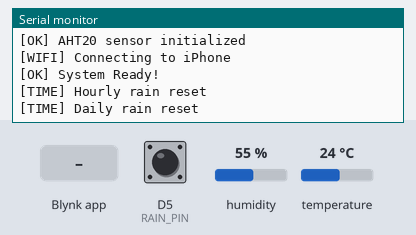
Bench run of a sketch on a simulated ESP8266 (NodeMCU). On the bench: the last lines printed to the serial monitor. The inputs (shaded band) are chosen by the test bench; at power-on: D5 (RAIN_PIN) HIGH, humidity 55 %, temperature 24 °C. WiFi joins after 1.5 s; servers stay silent unless stated; the local clock reads 2024-03-15 10:24:30 at power-on unless the sketch sets it.

Above: at 3.0 s.
3.1 s: D5 (RAIN_PIN) pulled LOW for 0.15 s
At 3.6 s:
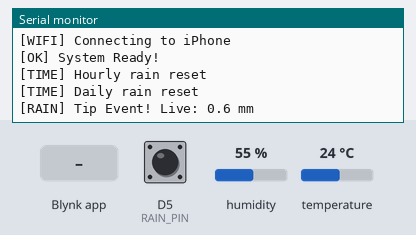
6.5 s: Blynk app writes 1 to V3
At 7.4 s:
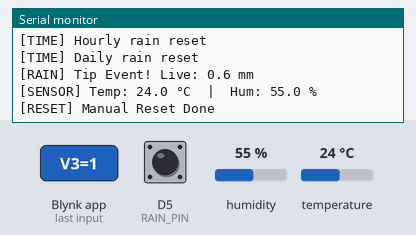
8.0 s: humidity set to 22 %
9.5 s: temperature set to 12 °C
At 10.4 s:
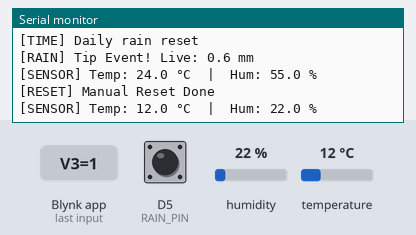

Measured:
- after the input at 3.1 s, the serial monitor: prints a new line at once (image 1)
- after the input at 6.5 s, the serial monitor: prints a new line at once (image 2)
- after the input at 9.5 s, the serial monitor: prints a new line after 0.54 s (image 3)

The sketch:

WeatherStation.ino
```cpp
#define BLYNK_PRINT Serial
#define BLYNK_TEMPLATE_ID   "TMPL6paj12lTU"
#define BLYNK_TEMPLATE_NAME "Weather Station"
#define BLYNK_AUTH_TOKEN    "MKAd4T9QpS-qEnwbeNpFNpJqwgrlXIhF"

#include <ESP8266WiFi.h>
#include <BlynkSimpleEsp8266.h>
#include <Wire.h>
#include <TimeLib.h>
#include <WidgetRTC.h>
#include <AHT20.h>

AHT20 aht20;

// ====== BLYNK & WIFI INFO ======
char auth[] = BLYNK_AUTH_TOKEN;
char ssid[] = "iPhone";       // <-- Fill your WiFi name here
char pass[] = "11111111";    // <-- Fill your WiFi password here

// ====== RTC ======
WidgetRTC rtc;

// ====== TIPPING BUCKET RAIN GAUGE ======
#define RAIN_PIN    D5
#define RAIN_PER_TIP 0.6  // mm per tip

unsigned long tipCount = 0;
unsigned long lastTipCount = 0;

float rainHour = 0;
float rainDay  = 0;
float rainRate = 0; // Live rain intensity (mm) - decays over time

int currentHour = -1;
int currentDay  = -1;

bool initSensor = true;
unsigned long lastTipTime = 0;
unsigned long lastDecayTime = 0;

// ====== VIRTUAL PINS MAP ======
// V0 - Temperature (°C)
// V1 - Humidity (%)
// V2 - Rain per Hour (mm)
// V3 - Manual Reset Button
// V4 - Rain per Day (mm)
// V5 - Live Decaying Rain (mm)

// ====== MANUAL RESET BUTTON (V3) ======
BLYNK_WRITE(V3) {
  if (param.asInt() == 1) {
    rainHour = 0;
    rainDay  = 0;
    tipCount = 0;
    lastTipCount = 0;
    rainRate = 0;
    Blynk.virtualWrite(V2, rainHour);
    Blynk.virtualWrite(V4, rainDay);
    Blynk.virtualWrite(V5, rainRate);
    Serial.println("[RESET] Manual Reset Done");
  }
}

// ====== SEND TEMPERATURE & HUMIDITY EVERY 5 SECONDS ======
unsigned long lastSendTemp = 0;

void sendTempHumidity() {
  if (millis() - lastSendTemp >= 5000) {
    lastSendTemp = millis();

    float temperature = aht20.getTemperature();
    float humidity    = aht20.getHumidity();

    if (!isnan(temperature) && !isnan(humidity)) {
      Blynk.virtualWrite(V0, temperature);
      Blynk.virtualWrite(V1, humidity);

      Serial.print("[SENSOR] Temp: ");
      Serial.print(temperature, 1);
      Serial.print(" °C  |  Hum: ");
      Serial.print(humidity, 1);
      Serial.println(" %");
    } else {
      Serial.println("[SENSOR] Failed to read from AHT20!");
    }
  }
}

// ====== READ TIPPING BUCKET (POLLING) ======
int lastRainState = HIGH;

void readRainSensor() {
  int currentState = digitalRead(RAIN_PIN);

  // Detect falling edge
  if (lastRainState == HIGH && currentState == LOW) {
    unsigned long currentTime = millis();

    // Increment live rain
    rainRate += RAIN_PER_TIP;
    if (rainRate > 10.0) rainRate = 10.0; // Cap to prevent excessive values

    lastTipTime = currentTime;
    tipCount++;
    float rainAmount = RAIN_PER_TIP;

    rainHour += rainAmount;
    rainDay  += rainAmount;

    Blynk.virtualWrite(V2, rainHour);
    Blynk.virtualWrite(V4, rainDay);
    Blynk.virtualWrite(V5, rainRate);

    Serial.print("[RAIN] Tip Event! Live: ");
    Serial.print(rainRate, 1);
    Serial.println(" mm");

    lastRainState = LOW;
    delay(200);  // debounce
  } else if (currentState == HIGH) {
    lastRainState = HIGH;
  }
}

// ====== GRADUAL DECAY LOGIC (LEAKY BUCKET) ======
void checkRainDecay() {
  // Only start decaying if 4.5 seconds have passed since the last tip
  if (rainRate > 0 && (millis() - lastTipTime > 4500)) {
    if (millis() - lastDecayTime >= 500) {
      lastDecayTime = millis();

      // Decay rate: -0.2 mm per 0.5s (0.4 mm/s)
      rainRate -= 0.2;
      if (rainRate < 0) rainRate = 0;

      // Update Blynk
      Blynk.virtualWrite(V5, rainRate);
    }
  }
}

// ====== AUTO-RESET BY HOUR AND DAY (USING RTC) ======
void checkTimeEvent() {
  if (year() < 2020) return;  // RTC not synced yet

  // Hourly reset
  if (hour() != currentHour) {
    currentHour = hour();
    rainHour = 0;
    Blynk.virtualWrite(V2, rainHour);
    Serial.println("[TIME] Hourly rain reset");
  }

  // Daily reset
  if (day() != currentDay) {
    currentDay = day();
    rainDay = 0;
    Blynk.virtualWrite(V4, rainDay);
    Serial.println("[TIME] Daily rain reset");
  }
}

// ====== SETUP ======
void setup() {
  Serial.begin(9600);
  Serial.println("\n==============================");
  Serial.println("  Weather Station - Starting");
  Serial.println("==============================");

  pinMode(RAIN_PIN, INPUT_PULLUP);

  // Initialize AHT20
  Wire.begin();
  if (aht20.begin() == false) {
    Serial.println("[ERROR] AHT20 not detected! Check wiring.");
    initSensor = false;
  } else {
    Serial.println("[OK] AHT20 sensor initialized");
  }

  // Connect to Blynk
  Serial.print("[WIFI] Connecting to ");
  Serial.println(ssid);
  Blynk.begin(auth, ssid, pass);
  rtc.begin();

  Serial.println("[OK] System Ready!\n");
}

// ====== MAIN LOOP ======
void loop() {
  Blynk.run();

  if (initSensor) {
    sendTempHumidity();
  }

  readRainSensor();
  checkRainDecay();
  checkTimeEvent();
}
```
